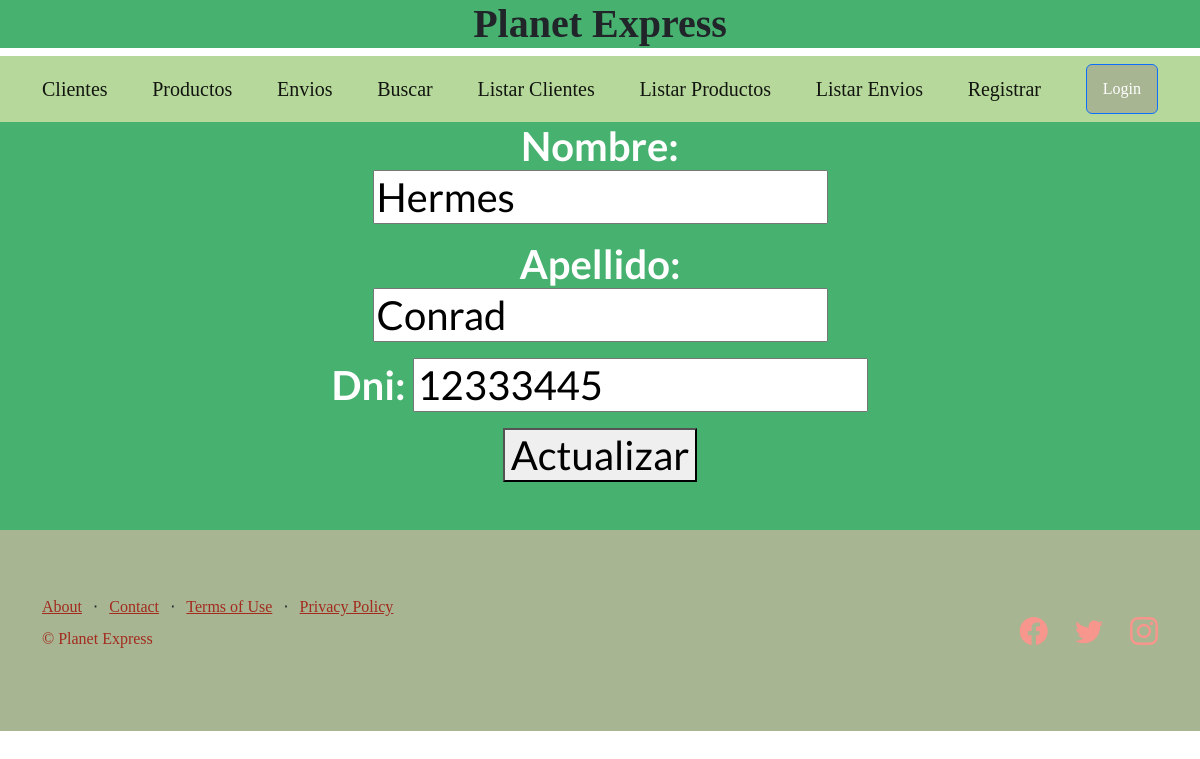
/AppCoder/actualizarClientes/9/, run on the app's committed database.
### AppCoder/models.py (models this page shows, shortened)
class Cliente(models.Model):
    nombre=models.CharField(max_length=40)
    apellido=models.CharField(max_length=40)
    dni = models.IntegerField()

### AppCoder/views.py (the view)
# urls.py: path('actualizarClientes/<pk>/', ActualizarClientes.as_view(), name="actualizarClientes"),
class ActualizarClientes(UpdateView):
    model = Cliente
    template_name = "actualizarClientes.html"
    fields = ('nombre', 'apellido', 'dni')
    success_url = '/AppCoder/listaClientes/'
    context_object_name = "clientes"

### AppCoder/templates/actualizarClientes.html
{% extends 'padre.html' %}
{% block contenidoMio %}
    <form action="{% url 'actualizarClientes' clientes.id %}" method="post">{% csrf_token %}
        {{form.as_p}}
        <button type="submit"> Actualizar </button>
    </form>
{% endblock contenidoMio %}

### data on the page
Cliente: nombre "Hermes", apellido "Conrad", dni "12333445"
